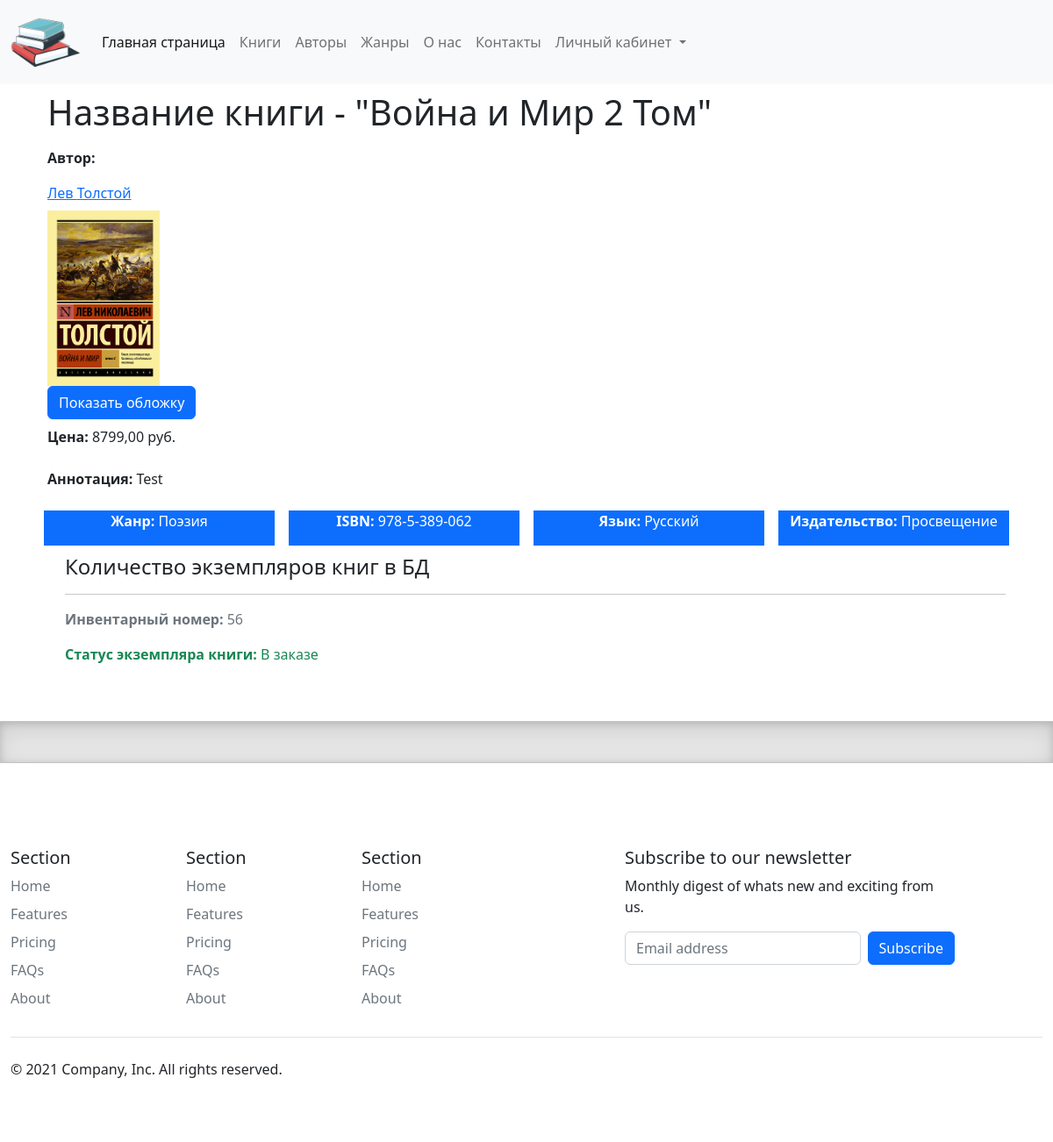
Screenshot of /books/6/ (signed in) with the database file from the repository.
### catalog/models.py (models this page shows, shortened)
class Book(models.Model):
    title = models.CharField(max_length=200, help_text="Введите название книги", verbose_name="Название книги")
    genre = models.ForeignKey('Genre', on_delete=models.CASCADE, help_text="Выберете жанр для книги", verbose_name="Жанр книги", null=True)
    language = models.ForeignKey('Language', on_delete=models.CASCADE, help_text="Выберете язык книги", verbose_name="Язык книги", null=True)
    publisher = models.ForeignKey('Publisher', on_delete=models.CASCADE, help_text="Выберете издательство", verbose_name="Издаьельство", null=True)
    year = models.CharField(max_length=4, help_text="Выберете год издания", verbose_name="Год издания")
    author = models.ManyToManyField('Author', help_text="Выберете автора (авторов) книги", verbose_name="Автор (авторы) книги")
    summary = models.TextField(max_length=1200, help_text="Введите краткое описание книги", verbose_name="Описание книги")
    isbn = models.CharField(max_length=13, help_text="Должно содержать 13 символов", verbose_name="ISBN книги")
    price = models.DecimalField(decimal_places=2, max_digits=7, help_text="Введите цену книги", verbose_name="Цeнa (руб.)")
    photo = models.ImageField(upload_to="images", help_text="Загрузите изображение обложки", verbose_name="Изображение обложки", null=True, blank=True)
    def display_author(self):
        return ', '.join([author.last_name for author in self.author.all()])
    display_author.short_description = 'Авторы'

class Author(models.Model):
    first_name = models.CharField(max_length=100, help_text="Введите имя автора", verbose_name="Имя автора")
    last_name = models.CharField(max_length=100, help_text="Введите фамилию автора", verbose_name="Фамилия автора")
    date_of_birth = models.DateField(help_text="Введите дату рождения", verbose_name="Дата рождения", null=True, blank=True)
    about = models.TextField(help_text="Введите сведения об авторе", verbose_name="Сведения об авторе")
    photo = models.ImageField(upload_to="images", help_text="Загрузите фото автора", verbose_name="Фото автора", null=True, blank=True)

class Genre(models.Model):
    name = models.CharField(max_length=200, help_text="Введите жанр книги", verbose_name="Жанр книги")
    def __str__(self):
        return self.name

class Language(models.Model):
    name = models.CharField(max_length=20, help_text="Введите язык книги", verbose_name="Язык книги")
    def __str__(self):
        return self.name

class Publisher(models.Model):
    name = models.CharField(max_length=20, help_text=" Введите наименование издательства", verbose_name="Издательство")
    def __str__(self):
        return self.name

class BookInstance(models.Model):
    book = models.ForeignKey('Book', on_delete=models.CASCADE, null=True)
    inw_nom = models.CharField(max_length=20, help_text="Введите инвентарный номер экземпляра", verbose_name="Инвентарный номер", null=True)
    status = models.ForeignKey('Status', on_delete=models.CASCADE, null=True, help_text="Изменить состояние экземпляра", verbose_name="Изменить состояние экземпляра")
    due_back = models.DateField(null=True, help_text="Введите конец срока статуса", verbose_name="Дaтa окончания статуса")
    class Meta:
        ordering = ["due_back"]

class Status(models.Model):
    name = models.CharField(max_length=20, help_text="Введите статус экземпляра книги", verbose_name="Cтaтyc экземпляра книги")
    def __str__(self):
        return self.name

### catalog/views.py (the view)
# urls.py: path('books/<int:pk>/', views.BookDetailView.as_view(), name='book-detail'),
class BookDetailView(LoginRequiredMixin, DetailView):
    raise_exception = True
    model = Book
    context_object_name = 'book'

### templates/catalog/book_detail.html
{% extends "catalog/base.html" %}
{% block content %}
<div class="container text-start">
    <div class="row my-2">
        <h1>Название книги - "{{ book.title }}"</h1>
    </div>
    <div class="row my-2">
        <p><strong>Aвтop:</strong></p>
        {%  for author in book.author.all %}
            <a href="/author/{{ author.id }}">{{ author.first_name }} {{ author.last_name }}</a>
        {% endfor %}
    </div>
    <img src="{{ book.photo.url }}" alt="connect" style="max-height: 200px">
    <br>
    <a href="{{ book.photo.url }}" class="btn btn-primary" target="_blank">Показать обложку</a>
    <div class="row my-2">
        <div class="col">
            <p><strong>Цeнa:</strong> {{ book.price }} руб.</p>
        </div>
    </div>
    <div class="row my-2">
        <p><strong>Aннoтaция:</strong> {{ book.summary }}</p>
    </div>
    <div class="row my-2">
        <div class="col mx-2 bg-primary text-white text-center">
            <p><strong>Жaнp:</strong> {{ book.genre }}</p>
        </div>
        <div class="col mx-2 bg-primary text-white text-center">
            <p><strong>ISBN:</strong> {{ book.isbn }}</p>
        </div>
        <div class="col mx-2 bg-primary text-white text-center">
            <p><strong>Язык:</strong> {{ book.language }}</p>
        </div>
        <div class="col mx-2 bg-primary text-white text-center">
            <p><strong>Издaтeльcтвo:</strong> {{ book.publisher }}</p>
        </div>
    </div>
    <div style="margin-left:20px; margin-top:10px">
        <h4>Количество экземпляров книг в БД</h4>
        {% for copy in book.bookinstance_set.all %}
            <hr>
            <p class="text-muted"><strong>Инвентарный нoмep:</strong> {{ copy.inw_nom }}</p>
            <p class="text-success"><strong>Cтaтус экземпляра книги:</strong> {{ copy.status }}</p>
        {% endfor %}
    </div>
</div>
{% endblock content %}

### rows the page displays
Book: title "Война и Мир 2 Том", photo (picture), price "8799,00", summary "Test", genre "Поэзия", isbn "978-5-389-062", language "Русский", publisher "Просвещение"
Author: first_name "Лев", last_name "Толстой"
BookInstance: inw_nom "56", status "В заказе"
